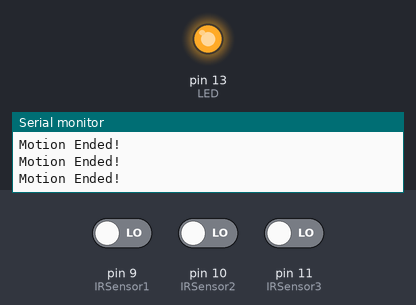
Bench run of a sketch on a simulated Arduino Uno, built with avr-gcc and run on an emulated ATmega328P. Shown: output pins drawn as LEDs (lit = HIGH), the last lines printed to the serial monitor. The test bench sets the inputs (shaded band); at power-on: pin 9 (IRSensor1) LOW, pin 10 (IRSensor2) LOW, pin 11 (IRSensor3) LOW.

Above: at 1.2 s.
1.3 s: pin 9 (IRSensor1) driven HIGH
At 2.1 s:
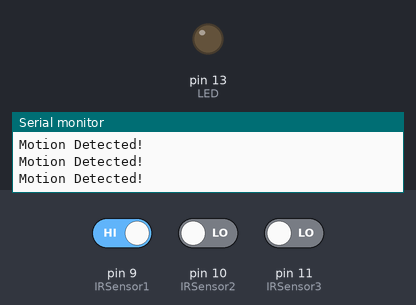
2.8 s: pin 9 (IRSensor1) driven LOW
At 4.2 s:
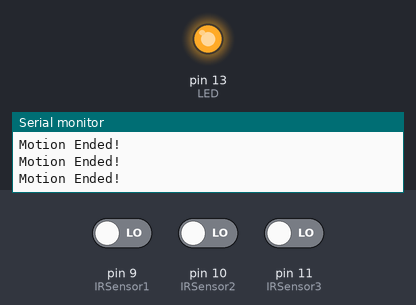
5.8 s: pin 10 (IRSensor2) driven HIGH
At 7.0 s:
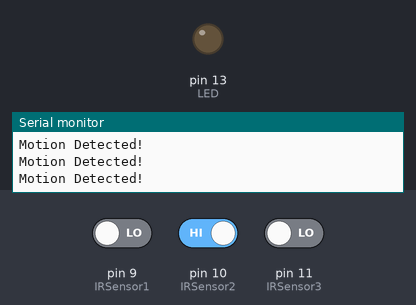
7.3 s: pin 10 (IRSensor2) driven LOW
At 7.9 s:
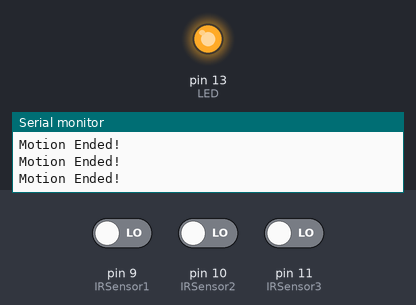
10.3 s: pin 11 (IRSensor3) driven HIGH
At 11.4 s:
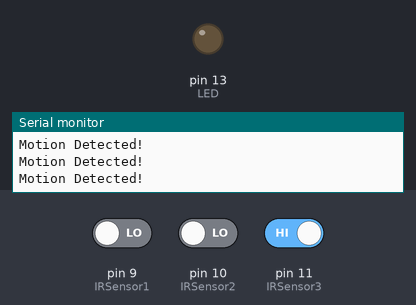
13.3 s: pin 11 (IRSensor3) driven LOW
At 14.5 s:
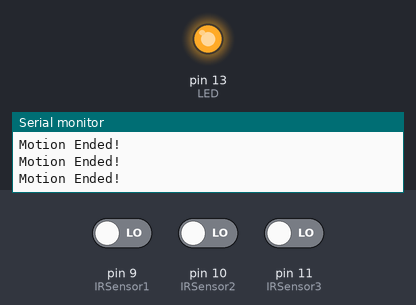
Timing chart, 0 to 16.3 s (numbered marks = the images above; inputs shaded):
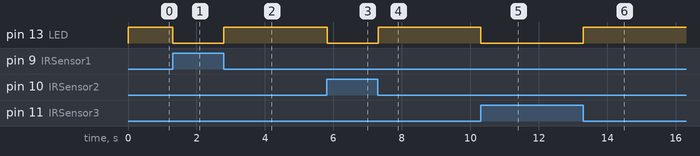

The sketch:

IR_sensor.ino
```cpp
int IRSensor1 = 9;   // connect IR sensor module to Arduino pin D9
int IRSensor2 = 10;  // connect IR sensor module to Arduino pin D9
int IRSensor3 = 11;  // connect IR sensor module to Arduino pin D9
int LED = 13;        // connect LED to Arduino pin 13
void setup() {
  Serial.begin(9600);              // Init Serial at 115200 Baud Rate.
  Serial.println("Serial Working");  // Test to check if serial is working or not
  pinMode(IRSensor1, INPUT);          // IR Sensor pin INPUT
  pinMode(IRSensor2, INPUT);
  pinMode(IRSensor3, INPUT);
  pinMode(LED, OUTPUT);              // LED Pin Output
}
void loop() {
  int sensorStatus1 = digitalRead(IRSensor1);  // Set the GPIO as Input
  int sensorStatus2 = digitalRead(IRSensor2);
  int sensorStatus3 = digitalRead(IRSensor3);
  if (sensorStatus1 == 1)  // Check if the pin high or not
  {
    // if the pin is high turn off the onboard Led
    digitalWrite(LED, LOW);              // LED LOW
    Serial.println("Motion Detected!");  // print Motion Detected! on the serial monitor window
  } else if (sensorStatus2 == 1)         // Check if the pin high or not
  {
    // if the pin is high turn off the onboard Led
    digitalWrite(LED, LOW);              // LED LOW
    Serial.println("Motion Detected!");  // print Motion Detected! on the serial monitor window
  } else if (sensorStatus3 == 1)         // Check if the pin high or not
  {
    // if the pin is high turn off the onboard Led
    digitalWrite(LED, LOW);              // LED LOW
    Serial.println("Motion Detected!");  // print Motion Detected! on the serial monitor window
  } else {
    //else turn on the onboard LED
    digitalWrite(LED, HIGH);          // LED High
    Serial.println("Motion Ended!");  // print Motion Ended! on the serial monitor window
  }
}
```

Measured:
- after the input at 1.3 s, pin 13 (LED): HIGH → LOW at once
- after the input at 2.8 s, pin 13 (LED): LOW → HIGH at once
- after the input at 5.8 s, pin 13 (LED): HIGH → LOW at once
- after the input at 7.3 s, pin 13 (LED): LOW → HIGH at once
- after the input at 10.3 s, pin 13 (LED): HIGH → LOW at once
- after the input at 13.3 s, pin 13 (LED): LOW → HIGH at once
